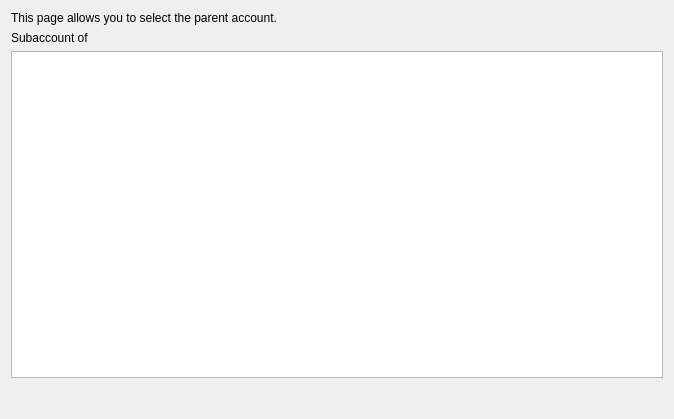
<?xml version="1.0" encoding="UTF-8"?>
<ui version="4.0">
 <class>KHierarchyPage</class>
 <widget class="QWidget" name="KHierarchyPage">
  <property name="geometry">
   <rect>
    <x>0</x>
    <y>0</y>
    <width>674</width>
    <height>419</height>
   </rect>
  </property>
  <layout class="QVBoxLayout">
   <item>
    <widget class="QLabel" name="qLabel1">
     <property name="sizePolicy">
      <sizepolicy hsizetype="Preferred" vsizetype="Preferred">
       <horstretch>0</horstretch>
       <verstretch>0</verstretch>
      </sizepolicy>
     </property>
     <property name="focusPolicy">
      <enum>Qt::NoFocus</enum>
     </property>
     <property name="text">
      <string>This page allows you to select the parent account.</string>
     </property>
     <property name="wordWrap">
      <bool>true</bool>
     </property>
    </widget>
   </item>
   <item>
    <widget class="QLabel" name="m_subAccountLabel">
     <property name="text">
      <string>Subaccount of</string>
     </property>
     <property name="wordWrap">
      <bool>false</bool>
     </property>
    </widget>
   </item>
   <item>
    <widget class="KMyMoneyAccountTreeView" name="m_parentAccounts"/>
   </item>
   <item>
    <spacer name="spacer18">
     <property name="orientation">
      <enum>Qt::Vertical</enum>
     </property>
     <property name="sizeType">
      <enum>QSizePolicy::Preferred</enum>
     </property>
     <property name="sizeHint" stdset="0">
      <size>
       <width>20</width>
       <height>30</height>
      </size>
     </property>
    </spacer>
   </item>
  </layout>
 </widget>
 <layoutdefault spacing="6" margin="11"/>
 <customwidgets>
  <customwidget>
   <class>KMyMoneyAccountTreeView</class>
   <extends>QTreeView</extends>
   <header>kmymoneyaccounttreeview.h</header>
  </customwidget>
 </customwidgets>
 <resources/>
 <connections/>
</ui>
